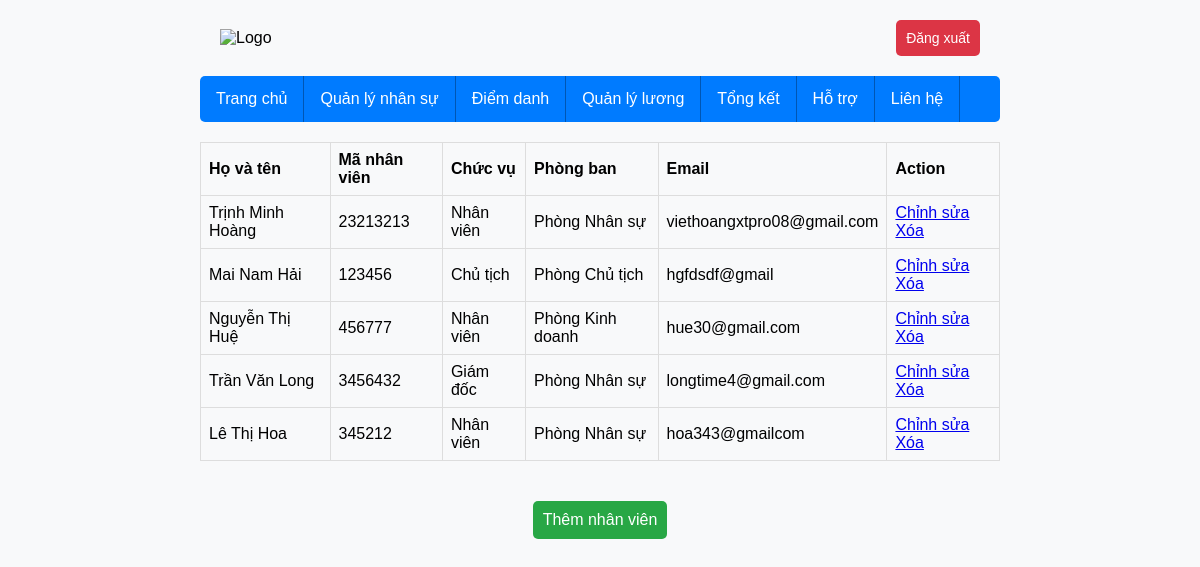
Screenshot of /employee with the database file from the repository.
### app.py (models this page shows)
class Employee(db.Model):
    id = db.Column(db.Integer, primary_key=True)
    full_name = db.Column(db.String(100), nullable=False)
    employee_id = db.Column(db.String(20), unique=True, nullable=False)
    position = db.Column(db.String(50))
    department = db.Column(db.String(50))
    email = db.Column(db.String(50), unique=True, nullable=False)
    daily_attendances = relationship('DailyAttendance', backref='employee')

### app.py (the view)
@app.route('/employee')
def employee_management():
    employees = Employee.query.all()
    return render_template('employee_management.html', employees=employees)

### templates/employee_management.html (shortened to what this page needs)
<!DOCTYPE html>
<html lang="en">
<head>
</head>
<body>
    <div class="container">
        <header>
            <div class="navbar-container">
                <div class="logo">
                    <img src="https://scontent.xx.fbcdn.net/v/t1.15752-9/386468527_329684616345562_4090802372396501244_n.png?stp=dst-png_p206x206&_nc_cat=105&ccb=1-7&_nc_sid=510075&_nc_ohc=DTqGvUevA5YAX8pC1xW&_nc_ad=z-m&_nc_cid=0&_nc_ht=scontent.xx&oh=03_AdRjPqqxTIqKvAKvi2ymSl3d-YzPKBHwEwuDZtapcWpOoQ&oe=657C34A3"
                        alt="Logo">
                </div>
                <button class="logout" onclick="location.href='{{ url_for('logout') }}'">Đăng xuất</button>
            </div>
        </header>
        <ul>
            <li class="home-button"><a href="{{ url_for('dashboard') }}">Trang chủ</a></li>
            <li><a href="{{ url_for('employee_management') }}">Quản lý nhân sự</a></li>
            <li><a href="{{ url_for('attendance') }}">Điểm danh</a></li>
            <li><a href="{{ url_for('salary') }}">Quản lý lương</a></li>
            <li><a href="{{ url_for('statistics') }}">Tổng kết</a></li>
            <li><a href="#">Hỗ trợ</a></li>
            <li><a href="#">Liên hệ</a></li>
        </ul>
    </div>
    <div class="excel-table-container">
        <table>
            <tr>
                <th>Họ và tên</th>
                <th>Mã nhân viên</th>
                <th>Chức vụ</th>
                <th>Phòng ban</th>
                <th>Email</th>
                <th>Action</th>
            </tr>
            {% for employee in employees %}
                <tr>
                    <td>{{ employee.full_name }}</td>
                    <td>{{ employee.employee_id }}</td>
                    <td>{{ employee.position }}</td>
                    <td>{{ employee.department }}</td>
                    <td>{{ employee.email }}</td>
                    <td>
                        <a href="{{ url_for('edit_employee', id=employee.id) }}">Chỉnh sửa</a>
                        <a href="{{ url_for('delete_employee', id=employee.id) }}">Xóa</a>
                    </td>
                </tr>
            {% endfor %}
        </table>
    </div>
    <a class="add-button" href="{{ url_for('add_employee') }}">Thêm nhân viên</a>
</body>
</html>

### templates/employee_management.html (style rules this page uses)
body { font-family: Arial, sans-serif; background-color: #f8f9fa; margin: 0; padding: 0; box-sizing: border-box; text-align: center; background-image: url('https://png.pngtree.com/thumb_back/fw800/back_pic/04/12/72/54581c7228244e4.jpg'); background-size: cover; background-repeat: no-repeat; background-attachment: fixed; }
.container { max-width: 800px; margin: 0 auto; }
.navbar-container { display: flex; justify-content: space-between; align-items: center; padding: 20px; }
.logo img { height: 75px; }
ul { list-style-type: none; margin: 0; padding: 0; background-color: #007BFF; overflow: hidden; border-radius: 5px; }
li { float: left; }
li a { display: block; color: #fff; text-align: center; padding: 14px 16px; text-decoration: none; border-right: 1px solid #0056b3; transition: background-color 0.3s; }
li:last-child { border-right: none; }
.logout { margin-left: auto; padding: 10px; background-color: #dc3545; color: #fff; border: none; border-radius: 5px; cursor: pointer; transition: background-color 0.3s; font-size: 14px; }
.add-button { background-color: #28a745; color: #fff; padding: 10px; border: none; border-radius: 5px; cursor: pointer; text-decoration: none; display: inline-block; margin-top: 20px; }
.excel-table-container { max-width: 800px; margin: 20px auto; overflow-x: auto; }
table { width: 100%; border-collapse: collapse; }
table, th, td { border: 1px solid #ddd; padding: 8px; text-align: left; }

### rows the page displays
Employee: full_name "Trịnh Minh Hoàng", employee_id "23213213", position "Nhân viên", department "Phòng Nhân sự", email "viethoangxtpro08@gmail.com"
Employee: full_name "Mai Nam Hải", employee_id "123456", position "Chủ tịch", department "Phòng Chủ tịch", email "hgfdsdf@gmail"
Employee: full_name "Nguyễn Thị Huệ", employee_id "456777", position "Nhân viên", department "Phòng Kinh doanh", email "hue30@gmail.com"
Employee: full_name "Trần Văn Long", employee_id "3456432", position "Giám đốc", department "Phòng Nhân sự", email "longtime4@gmail.com"
Employee: full_name "Lê Thị Hoa", employee_id "345212", position "Nhân viên", department "Phòng Nhân sự", email "hoa343@gmailcom"
